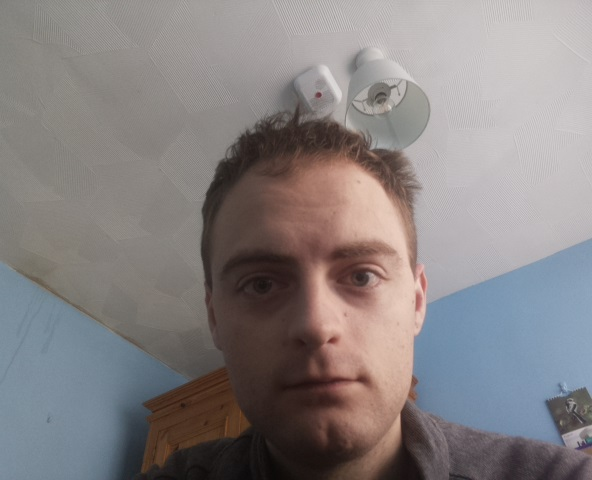
//> input picture selfie1.jpg, 592 x 480 px
$ ./opencv selfie1.jpg   (built with g++ and OpenCV 4)
//> lines starting //> are read from the running program, lines starting //| are printed output that depends on the picture
#include "opencv2/imgproc.hpp"
#include "opencv2/highgui.hpp"
#include <iostream>
using namespace cv;
Mat src, src_gray;
Mat dst, detected_edges;
int lowThreshold = 0;
const int max_lowThreshold = 100;
const int ratio = 3;
const int kernel_size = 3;
const char* window_name = "Edge Map";
static void CannyThreshold(int, void*)
{
	blur(src_gray, detected_edges, Size(3, 3));
	Canny(detected_edges, detected_edges, lowThreshold, lowThreshold * ratio, kernel_size);
	dst = Scalar::all(0);
	src.copyTo(dst, detected_edges);
	typedef cv::Point3_<uint8_t> Pixel;
	dst.forEach<Pixel>([](Pixel& p, const int* position) -> void {
		if (!(p.x == 0 && p.y == 0 && p.z == 0))
		{
			p.x = 255;
			p.y = 255;
			p.z = 255;
		}
	});
	imshow(window_name, dst);
}
int main(int argc, char** argv)
{
	CommandLineParser parser(argc, argv, "{@input | snikta.jpg | input image}");
	src = imread(parser.get<String>("@input"), IMREAD_COLOR); // Load an image
//> src is the input picture: 480 rows x 592 cols, CV_8UC3; mean B, G, R 129.7, 129.4, 135
	if (src.empty())
	{
		std::cout << "Could not open or find the image!\n" << std::endl;
		std::cout << "Usage: " << argv[0] << " <Input image>" << std::endl;
		return -1;
	}
	dst.create(src.size(), src.type());
	cvtColor(src, src_gray, COLOR_BGR2GRAY);
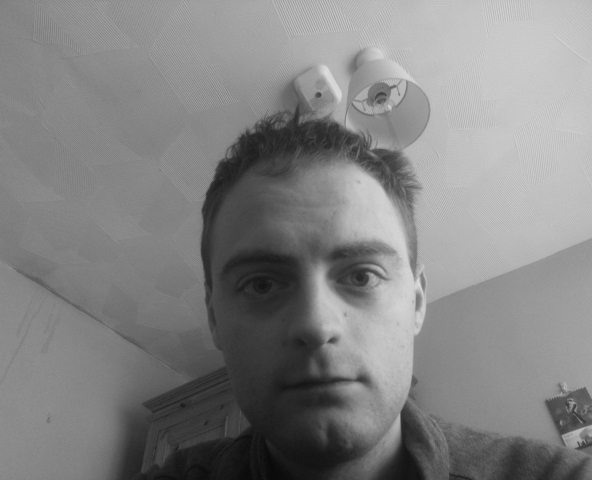
//> src_gray: 480 rows x 592 cols, CV_8UC1; min 9, max 220, mean 131.1
	namedWindow(window_name, WINDOW_AUTOSIZE);
	createTrackbar("Min Threshold:", window_name, &lowThreshold, max_lowThreshold, CannyThreshold);
	CannyThreshold(0, 0);
//> in CannyThreshold, `Canny(detected_edges, detected_edges, lowThreshold, lowThreshold * rat..`:
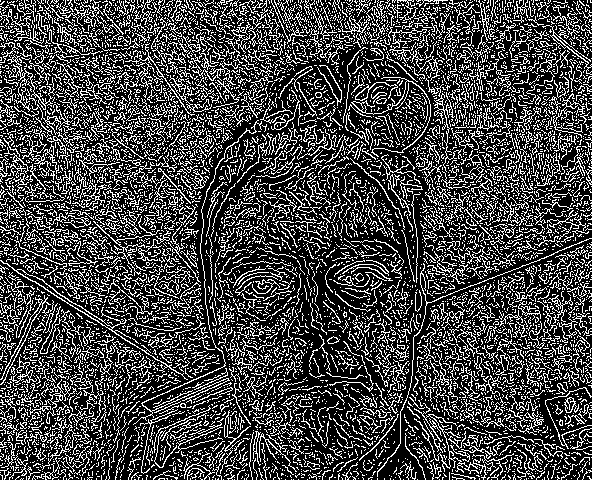
//> detected_edges: 480 rows x 592 cols, CV_8UC1; 27% white in thin lines or dots
//> in CannyThreshold, `src.copyTo(dst, detected_edges);`:
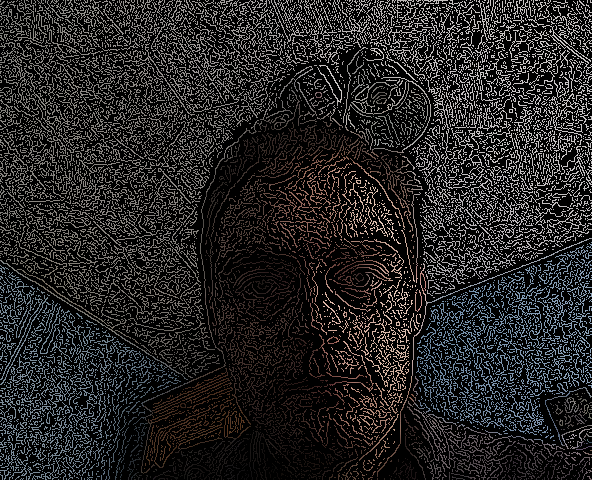
//> dst: 480 rows x 592 cols, CV_8UC3; mean B, G, R 35.9, 35.7, 37
//> in CannyThreshold, `dst.forEach<Pixel>([](Pixel& p, const int* position) -> void { if (!(p..`: dst: 480 rows x 592 cols, CV_8UC3; 27% white in thin lines or dots
	waitKey(0);
	return 0;
}
